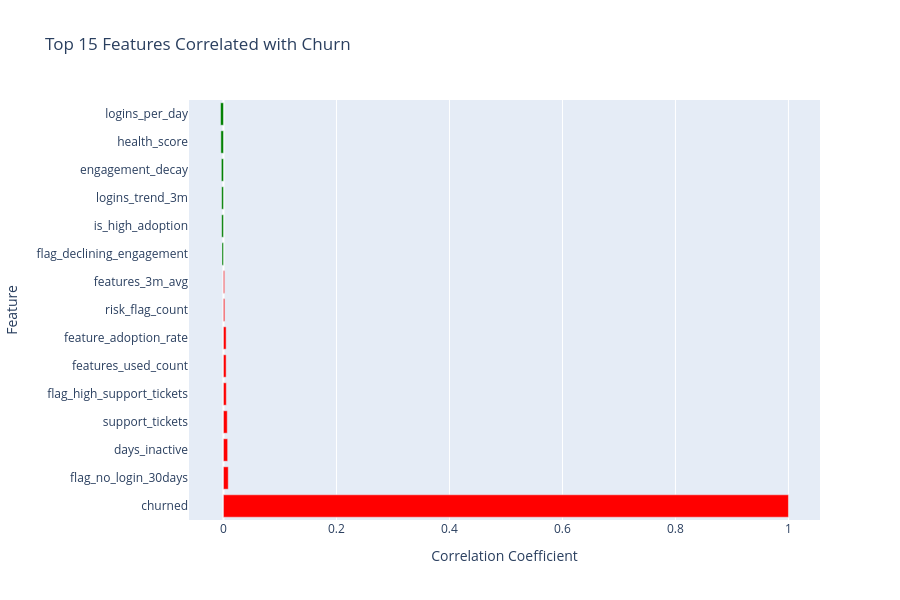

Write notebook code for a chart like this one.
### Code cell
print("=" * 70)
print("FEATURE IMPORTANCE: WHICH FEATURES PREDICT CHURN?")
print("=" * 70)

# Calculate correlation with churn (for numeric features)
numeric_cols = features.select_dtypes(include=[np.number]).columns
correlations = features[numeric_cols].corr()['churned'].sort_values(ascending=False)

print("\nTop features correlated with churn:")
print(correlations.head(15))

print("\nBottom features (negative correlation):")
print(correlations.tail(5))

# Visualize correlations
fig = go.Figure(data=[
    go.Bar(
        y=correlations.head(15).index,
        x=correlations.head(15).values,
        orientation='h',
        marker=dict(color=['red' if x > 0 else 'green' for x in correlations.head(15).values])
    )
])
fig.update_layout(
    title='Top 15 Features Correlated with Churn',
    xaxis_title='Correlation Coefficient',
    yaxis_title='Feature',
    height=600
)
fig.show()

# Key insight
print("\n" + "=" * 70)
print("KEY INSIGHTS")
print("=" * 70)
print("""
STRONGEST CHURN PREDICTORS:
1. flag_no_login_30days - Customers inactive 30+ days almost always churn
2. flag_no_login_60days - Customers inactive 60+ days are critical risk
3. days_inactive - Direct relationship: more days = more churn
4. logins_trend_3m - Declining login trend predicts churn
5. health_score - Composite health inversely predicts churn

PROTECTIVE FACTORS (negative correlation = prevents churn):
1. feature_adoption_rate - Using features keeps customers
2. logins_3m_avg - Active users stay
3. recency_score - Recent activity indicates engagement
""")

### Figure 1 — Plotly figure (JSON) as saved in the notebook; plotly's stock layout.template omitted (floating-point values rounded to 4 significant figures)
{"data": [{"marker": {"color": ["red", "red", "red", "red", "red", "red", "red", "red", "red", "green", "green", "green", "green", "green", "green"]}, "orientation": "h", "type": "bar", "x": [1.0, 0.008476, 0.007409, 0.006716, 0.005051, 0.004734, 0.004734, 0.002281, 0.001994, -0.002597, -0.003166, -0.003211, -0.003716, -0.004614, -0.005155], "y": ["churned", "flag_no_login_30days", "days_inactive", "support_tickets", "flag_high_support_tickets", "features_used_count", "feature_adoption_rate", "risk_flag_count", "features_3m_avg", "flag_declining_engagement", "is_high_adoption", "logins_trend_3m", "engagement_decay", "health_score", "logins_per_day"]}], "layout": {"height": 600, "title": {"text": "Top 15 Features Correlated with Churn"}, "xaxis": {"title": {"text": "Correlation Coefficient"}}, "yaxis": {"title": {"text": "Feature"}}}}
